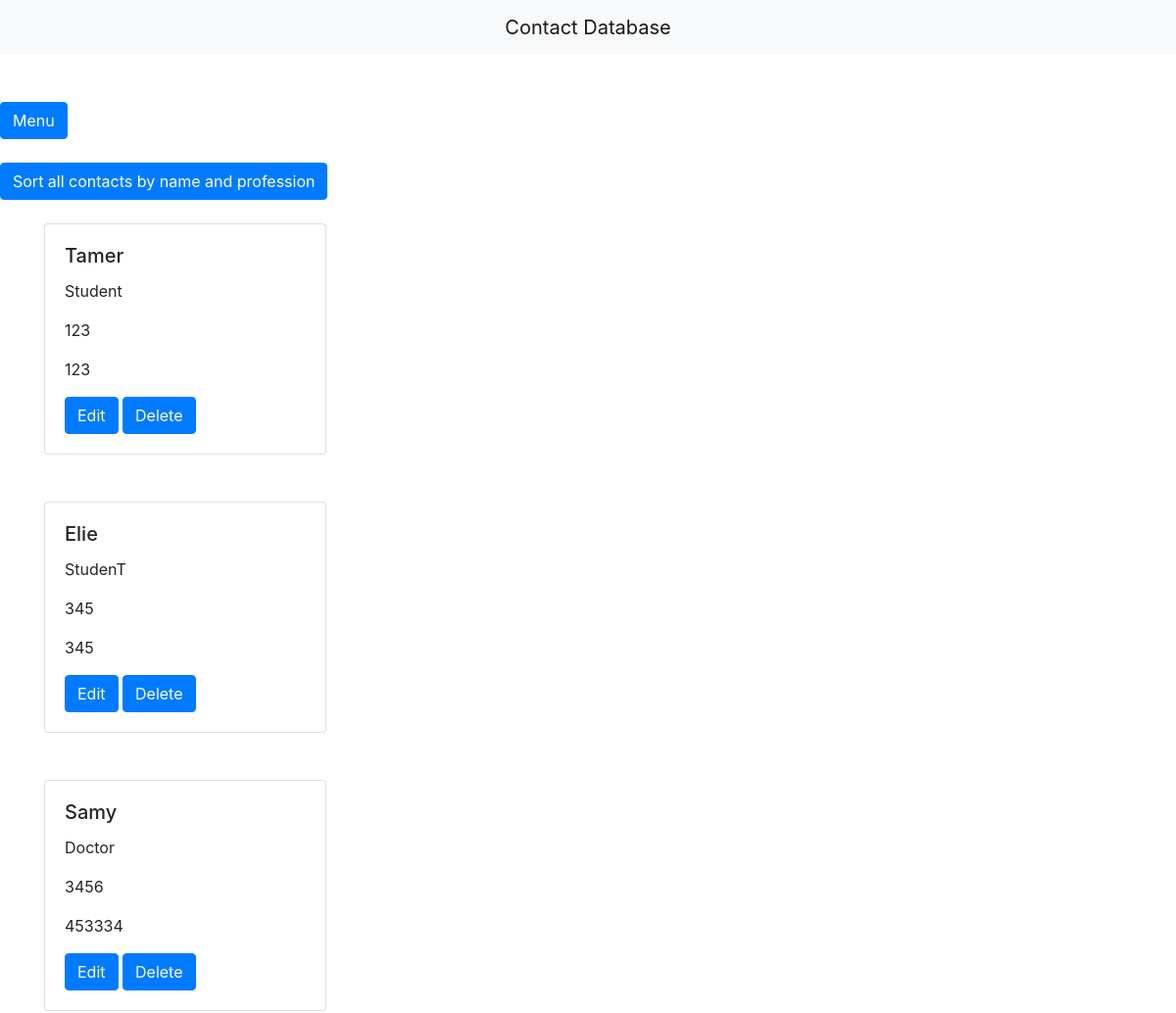
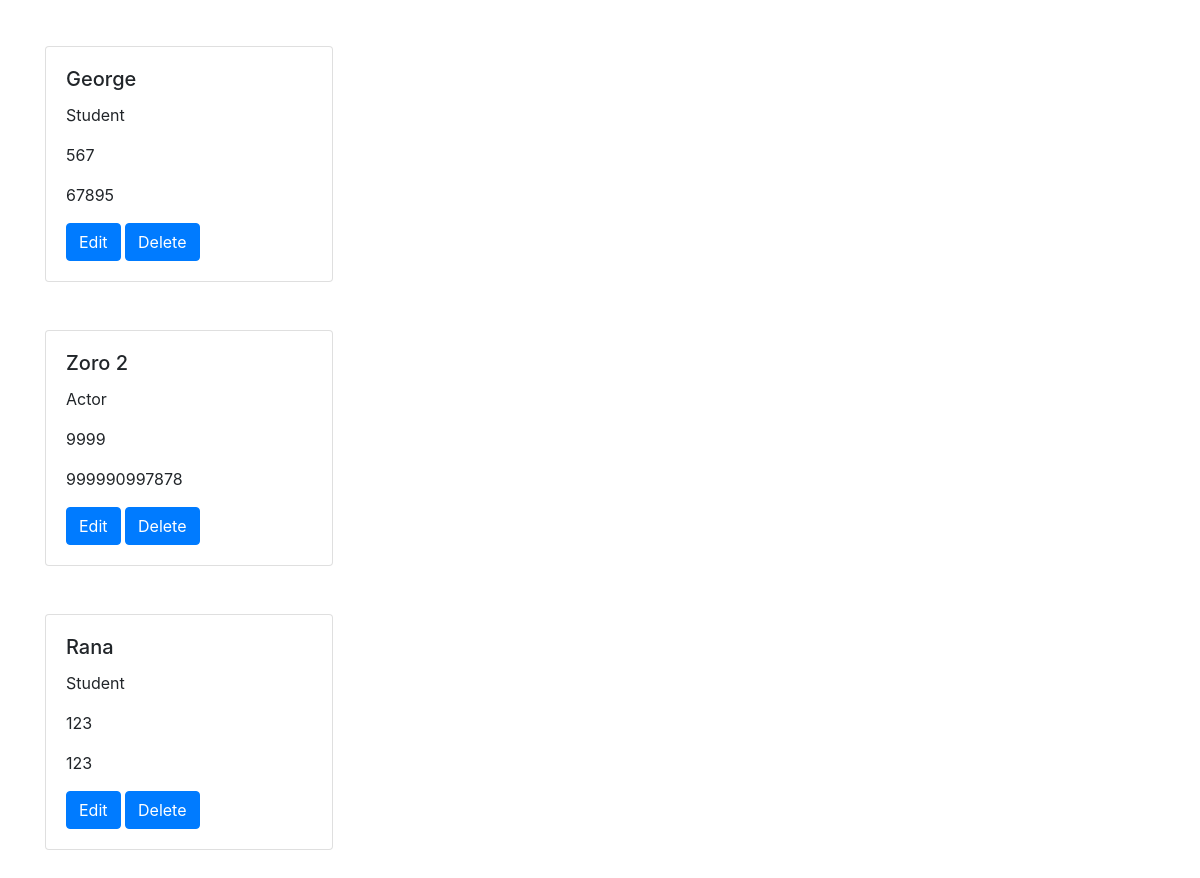
The app's page /display/ with its own data (2 pictures, top to bottom).
### main/models.py (models this page shows)
class Contact(models.Model):
    name = models.CharField(max_length=100)
    profession = models.CharField(max_length=100)
    telephone1 = models.CharField(max_length=100)
    telephone2 = models.CharField(max_length=100)

### main/views.py (the view)
# urls.py: path("display/", views.display, name="display"),
def display(request):
  contacts = Contact.objects.all()
  return render(request, "display.html", {"contacts":contacts})

### main/templates/display.html (shortened to what this page needs)
<!DOCTYPE html>
<html>
   <head>
    <link rel="stylesheet" href="https://stackpath.bootstrapcdn.com/bootstrap/4.4.1/css/bootstrap.min.css">
  </head>
  <body>
    <nav class="navbar navbar-light bg-light">
      <a class="navbar-brand mx-auto" href="">
        Contact Database
      </a>
    </nav>
    <br><br>
  <button id="menu" class="btn btn-primary" >Menu</button>
  <br><br>
  <button class="btn btn-primary" onclick="window.location.href='http://127.0.0.1:8000/display/sorted';">Sort all contacts by name and profession</button>
  <br><br>
<div class="container">
    {% for contact in contacts %}
    <div class="card" style="width: 18rem;">
      <div class="card-body">
        <h5 class="card-title">{{ contact.name }}</h5>
            <p class="card-text">{{ contact.profession }}</p>
            <p class="card-text">{{ contact.telephone1 }}</p>
            <p class="card-text">{{ contact.telephone2 }}</p>
        <a class="btn btn-primary" href="/edit/{{contact.name}}">Edit</a>
        <a class="btn btn-primary" href="/delete/{{contact.name}}">Delete</a>
      </div>
    </div>
    <br><br>
      {% endfor %}
  </div>
</body>
</html>

### records on screen
Contact: name "Tamer", profession "Student", telephone1 "123", telephone2 "123"
Contact: name "Elie", profession "StudenT", telephone1 "345", telephone2 "345"
Contact: name "Samy", profession "Doctor", telephone1 "3456", telephone2 "453334"
Contact: name "George", profession "Student", telephone1 "567", telephone2 "67895"
Contact: name "Zoro 2", profession "Actor", telephone1 "9999", telephone2 "999990997878"
Contact: name "Rana", profession "Student", telephone1 "123", telephone2 "123"
